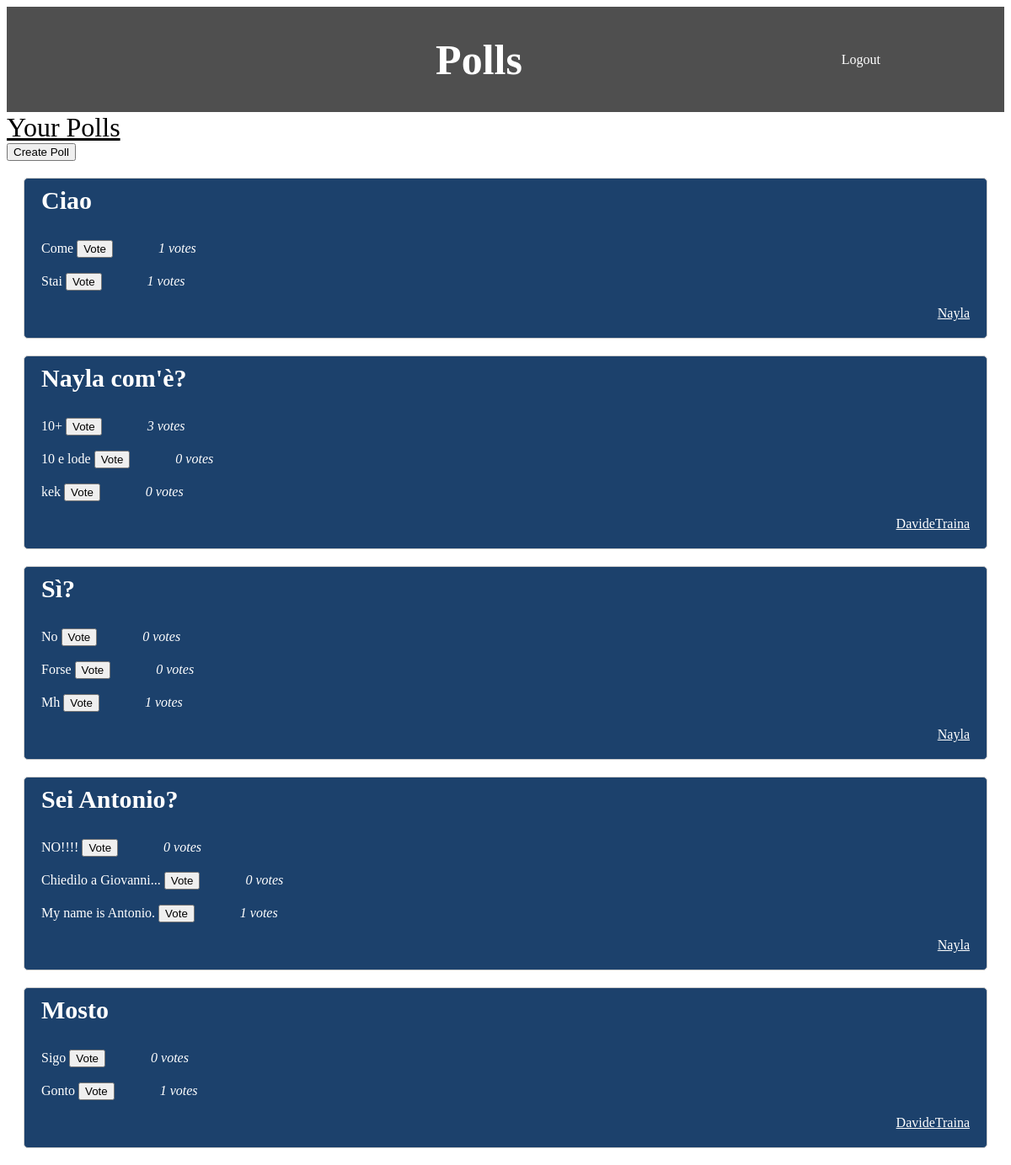
Before: /dashboard/ with the older database file.
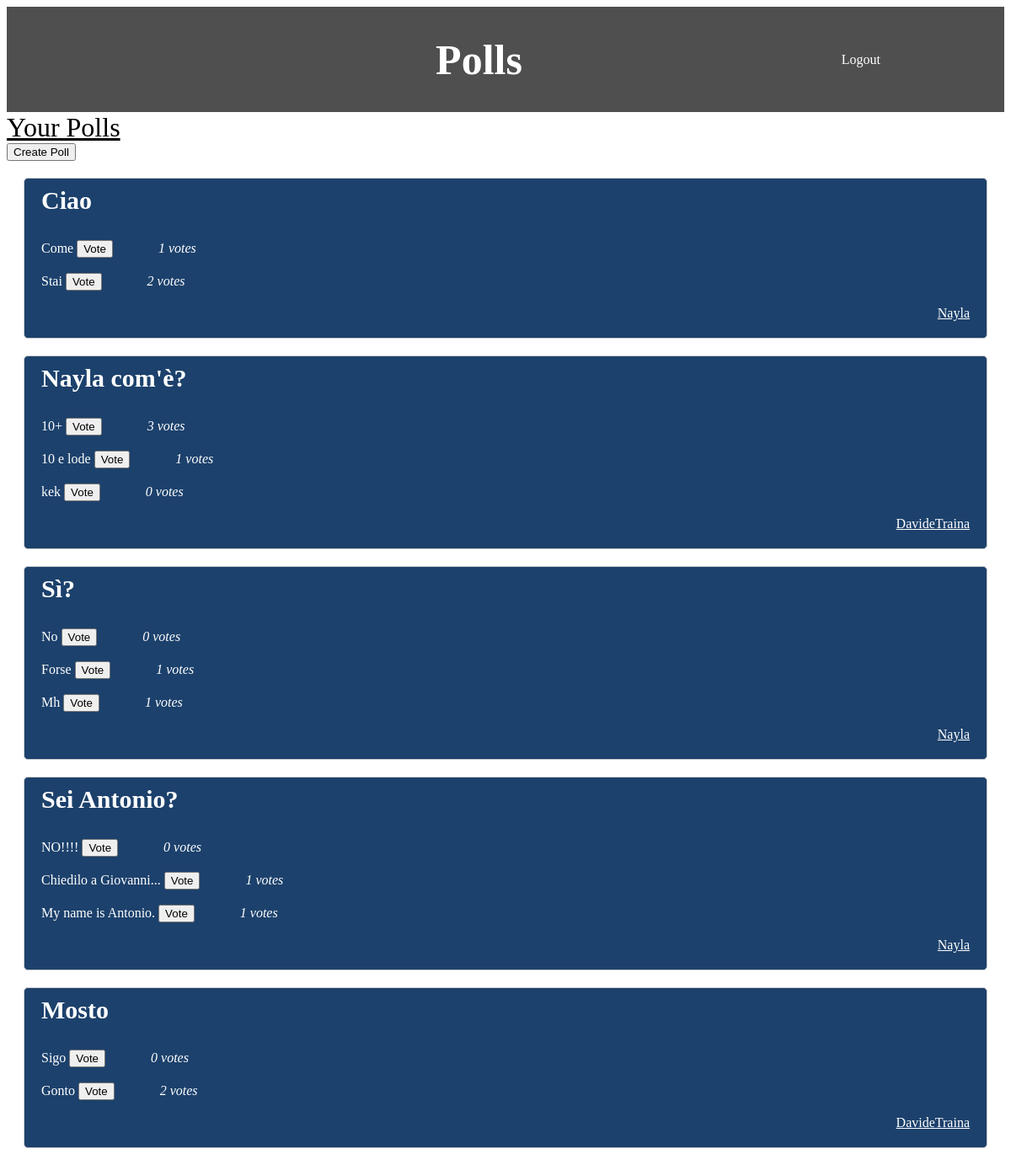
After: the same page with the newer database file.
### polls_app/models.py (models this page shows, shortened)
class Poll(models.Model):
    id = models.AutoField(primary_key=True)
    title = models.CharField(max_length=100)
    user = models.ForeignKey(User, on_delete=models.CASCADE)
    responded_users = models.ManyToManyField(User, related_name='answered_polls', blank=True, default=None)

class Option(models.Model):
    text = models.CharField(max_length=200)
    poll = models.ForeignKey(Poll, related_name='option', on_delete=models.CASCADE)
    votes = models.IntegerField(default=0)

### polls_app/views.py (the view)
# urls.py: path('dashboard/', dashboard, name='Dashboard'),
def dashboard(request):
    polls = Poll.objects.all()
    return render(request, 'Dashboard.html', {'polls': polls})

### polls_app/templates/Dashboard.html (shortened to what this page needs)
<!DOCTYPE html>
<html>
    <head>
        <link rel="stylesheet" href="../static/style.css">
    </head>
    <body>
    <div class="navbar">
        <h1 class="main-title">Polls</h1>
        <a class="nav-item" href="{% url 'Login' %}">Logout</a>
    </div>
        <a href="{% url 'UserPolls' user.id %}" style="color: black; text-decoration: underline; font-size: xx-large">Your Polls</a>
    <br>
        <button>
            <a class="new-poll" href="{% url 'Poll_Creation' %}">Create Poll</a>
        </button>
        {% for poll in polls %}
            <div class="poll-view" style="background-color: rgb(28,65,108); color: white">
            <h3 class="poll-title">{{ poll.title }}</h3>
                {% for option in poll.option.all %}
                    <form method="POST" action="{% url 'vote' poll.id option.id %}">
                        <div>{{ option.text }}
                            {% if user not in poll.responded_users.all %}
                                <button class="vote" type="submit">Vote</button>
                            {% endif %}
                            <i class="votes" style="margin-left: 50px">{{ option.votes }} votes</i>
                        </div>
                        <br>
                    </form>
                {% endfor %}
                <a class="author" style="color: white; text-decoration: underline" href="{% url 'UserPolls' poll.user.id %}">{{ poll.user }}</a>
            </div>
        {% empty %}
            <p>No polls available.</p>
        {% endfor %}
    </body>
</html>

### polls_app/static/style.css (style rules this page uses)
.poll-view { margin: 20px; padding: 20px; border: 1px solid #ccc; border-radius: 5px; background-color: #2e353d }
.main-title { align-self: center; margin-left: 43%; margin-right: 30%; font-size: 50px; font-family:Algerian; }
.navbar { background-color: #4f4f4f; color: white; align-items: center; display: flex; }
.nav-item { margin-left: 1% }
a { color: white; text-decoration: none; }
.new-poll { color: black !important; }
.poll-title { font-size: 30px; margin-top: -1%; font-family: Calibri; }
.author { display: block; text-align: right; }

Changed rows visible on the page:
changed Option "Stai": votes "1" → "2"
changed Option "10 e lode": votes "0" → "1"
changed Option "Forse": votes "0" → "1"
changed Option "Chiedilo a Giovanni...": votes "0" → "1"
changed Option "Gonto": votes "1" → "2"
